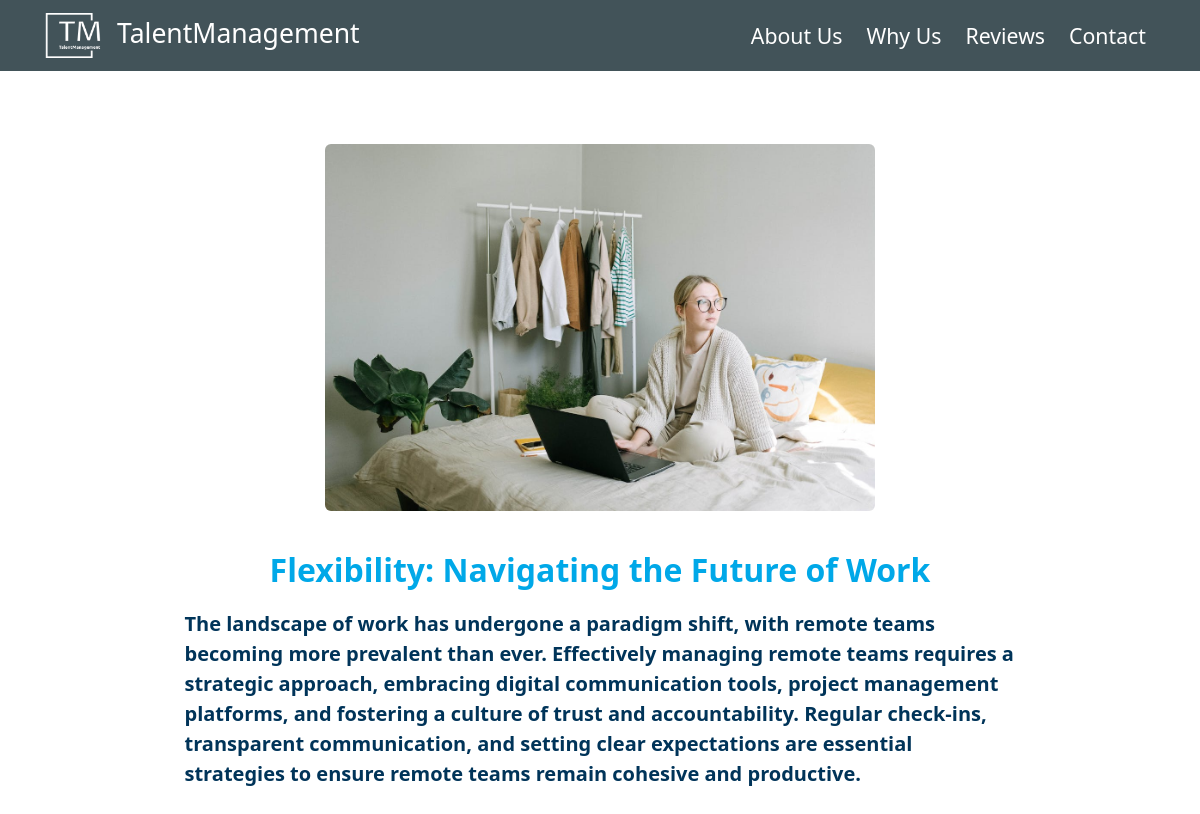
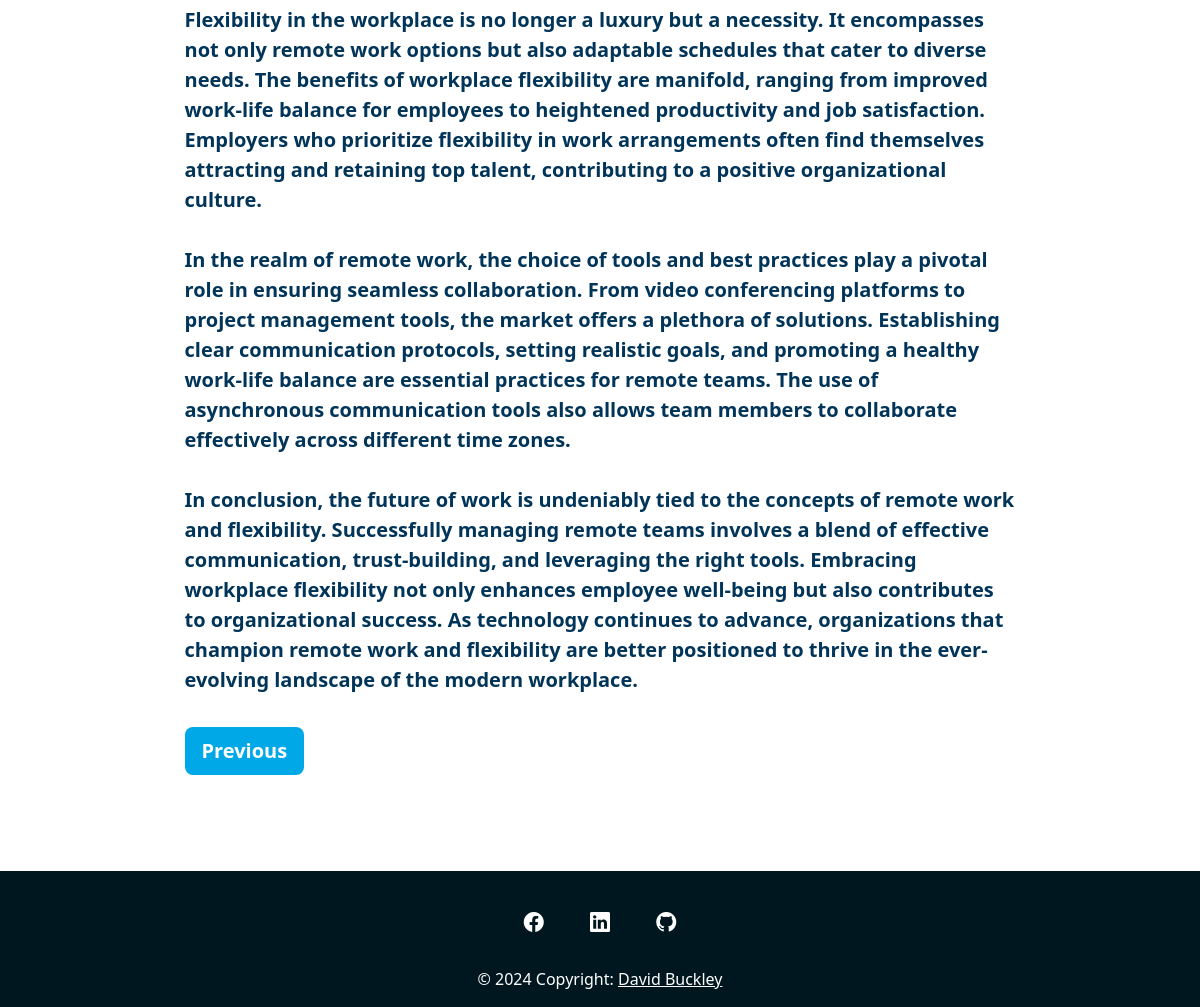
Screenshot of /article/7/ with the database file from the repository (2 pictures, top to bottom).
### base/models.py (models this page shows, shortened)
class Article(models.Model):
    name = models.CharField(max_length=60)
    description = models.TextField(max_length=600)
    body = models.TextField()
    image = models.ImageField(default="hr-1.jpg", upload_to='uploads/articles')
    date_created = models.DateTimeField(auto_now_add=True)
    date_modified = models.DateTimeField(auto_now=True)
    class Meta:
        ordering = ['-date_created']

### base/views.py (the view)
# urls.py: path('article/<str:pk>/', views.article, name='article'),
def article(request, pk):
    article = Article.objects.get(id=pk)
    context = {'article': article}
    return render(request, 'article.html', context)

### templates/article.html
{% extends 'base.html' %}
{% block content %}
  <section class="py-5 mt-5">
    <div class="container mb-5 mt-5">
      <div class="card mb-3 text-center" style="max-width: 100%;">
        <div class="row align-items-center">
          <div class="col-md align-self-start">
            <img src="{{ article.image.url }}" style="max-height: 550px; max-width: 550px" class=" img-fluid rounded"
                 alt="...">
          </div>
        </div>
      </div>
      <div class="row align-items-center justify-content-center">
        <div class="col-md-9">
          <div class="card-body align-items-center">
            <h2 class="text-center mb-0 mb-sm-3 fw-bold text-blue mt-4">{{ article.name }}</h2>
            <p class="fw-bold text-blue-dark pt-1 lead">{{ article.body|linebreaksbr }}</p>
            <input type="button" class="botao btn btn-lg align-self-center mt-3 fw-bold text-white"
                   style="background-color: #00A8E8" onclick="history.back()"
                   value="Previous">
          </div>
        </div>
      </div>
    </div>
  </section>
{% endblock content %}

### static/style.css (style rules this page uses)
body::before { display: block; content: ''; }
.text-blue { color: #00A8E8; }
.text-blue-dark { color: rgb(0, 52, 89) }

### rows the page displays
Article: image (picture), name "Flexibility: Navigating the Future of Work", body "The landscape of work has undergone a paradigm shift, with remote teams becoming more prevalent than ever. Effectively managing remote teams requires a strategic approach, embracing digital communication tools, project management platforms, and fostering a culture of trust and accountability. Regular check-ins, transparent communication, and setting clear expectations are essential strategies to ensure remote teams remain cohesive and productive. Flexibility in the workplace is no longer a luxury but a necessity. It encompasses not only remote work options but also adaptable schedules that cater to diverse needs. The benefits of workplace flexibility are manifold, ranging from improved…"
